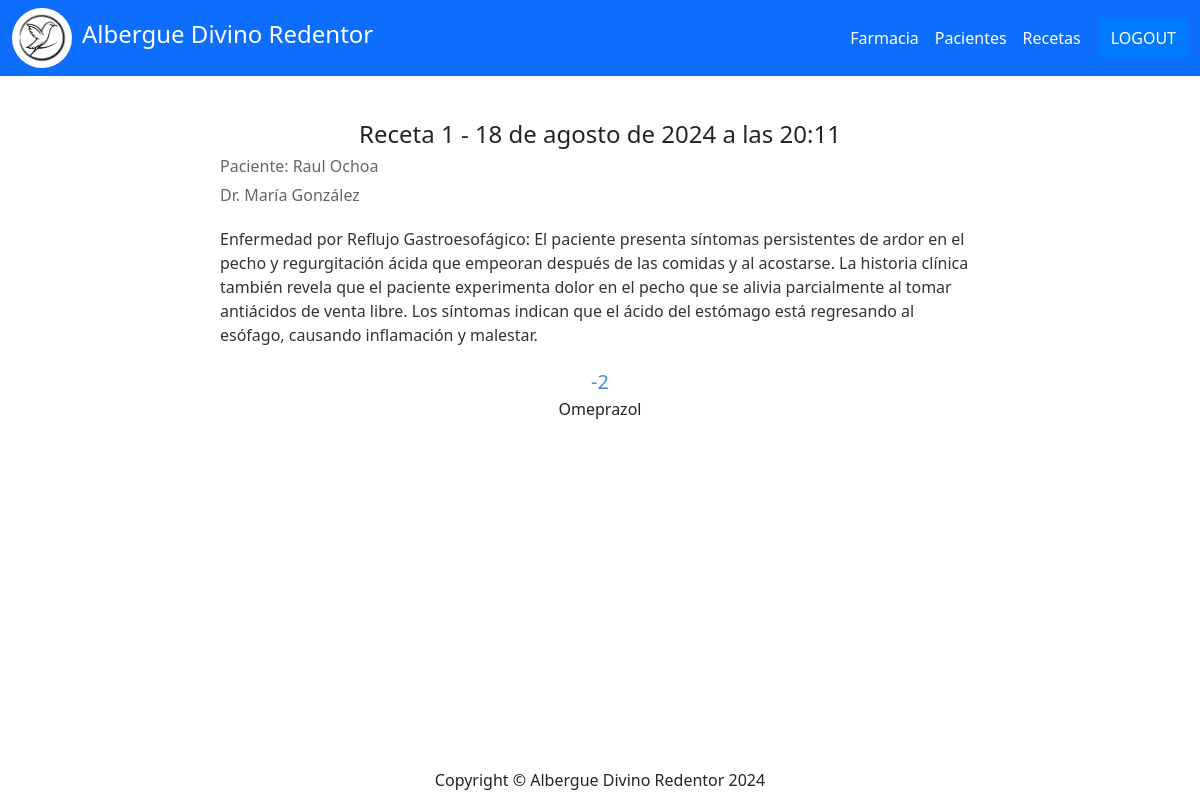
The app's page /recetaInfo/1/ (signed in) with its own data.
### receta/models.py (models this page shows, shortened)
class Receta(models.Model):
    id = models.AutoField(primary_key=True)
    paciente = models.ForeignKey(Paciente, on_delete=models.CASCADE, verbose_name="Paciente")
    doctor = models.ForeignKey(User, on_delete=models.CASCADE, verbose_name="Doctor")
    diagnostico = RichTextField(verbose_name="Diagnostico")
    medicamento = models.ForeignKey(Medicamentos, on_delete=models.CASCADE, verbose_name="Medicamento")
    cantidad = models.IntegerField(verbose_name="Cantidad")
    created = models.DateTimeField(auto_now_add=True, verbose_name="Registrado")
    class Meta:
        verbose_name = 'Receta'
        verbose_name_plural = 'Recetas'
        ordering = ["-created"]

### paciente/models.py (models this page shows)
class Paciente(models.Model):
    id = models.AutoField(primary_key=True)
    nombrePaciente = models.TextField(verbose_name="Nombre")
    apellidoPaciente = models.TextField(verbose_name="Apellido", null=True, blank=True)
    edad = models.IntegerField(verbose_name="Edad")
    genero = models.IntegerField(
        null=False,
        blank=False,
        verbose_name="Genero",
        choices = genero_opcion,
        default=1)
    fotoPaciente = models.FileField(upload_to="fotoPaciente", blank=True, null=True, verbose_name="Fotografia")
    created = models.DateTimeField(auto_now_add=True)
    updated = models.DateTimeField(auto_now_add=True)
    class Meta:
        verbose_name = "Paciente"
        verbose_name_plural = "Pacientes"
        ordering = ["id"]
    def __str__(self):
        return self.nombrePaciente

### farmacia/models.py (models this page shows)
class Medicamentos(models.Model):
    id = models.AutoField(primary_key = True)
    nombreMed = models.TextField(verbose_name = "Nombre de medicamento", null = True)
    categoria = models.TextField(verbose_name = "Categoría", null = True)
    cantidad = models.IntegerField(verbose_name = "Cantidad", null = True)
    fechaVen = models.DateField(verbose_name = "Fecha de vencimiento", null = True)
    descripcion = models.TextField(verbose_name = "Descripción del medicamento", null = True)
    fotoMed = models.FileField(upload_to = "fotosMedicamentos", blank = True, null = True, verbose_name = "Foto del medicamento")
    created = models.DateTimeField(auto_now_add=True)
    updated = models.DateTimeField(auto_now_add=True)
    class Meta:
        verbose_name = "Medicamento"
        verbose_name_plural = "Medicamentos"
        ordering = ["id"]
    def __str__(self):
        return self.nombreMed

### receta/views.py (the view)
# urls.py: path('recetaInfo/<int:id>/', receta_views.recetaDetalles, name="infoReceta"),
@login_required
def recetaDetalles(request, id):
    receta = Receta.objects.get(id=id)
    return render(request, "receta/viewRecetasInfo.html", {'receta': receta})

### receta/templates/receta/viewRecetasInfo.html (shortened to what this page needs)
{% extends "home/base.html" %}
{% block contenido %}
<div class="content">
    <div class="receta-header">
        <h2>Receta {{receta.id}} - {{receta.created}}</h2>
        <p>Paciente: {{receta.paciente}} {{receta.paciente.apellidoPaciente}}</p>
        <p>Dr. {{receta.doctor.first_name}} {{receta.doctor.last_name}}</p>
    </div>
    <div class="receta-body">
        <p>{{receta.diagnostico}}</p>
    </div>
    <div class="inventory">
        <div>
            <span>-{{receta.cantidad}}</span>
            <p>{{receta.medicamento}}</p>
        </div>
    </div>
</div>
{% endblock  %}

### records on screen
Receta: id "1", created "18 de agosto de 2024 a las 20:11", paciente "Raul", paciente.apellidoPaciente "Ochoa", doctor.first_name "María", doctor.last_name "González", diagnostico "Enfermedad por Reflujo Gastroesofágico: El paciente presenta síntomas persistentes de ardor en el pecho y regurgitación ácida que empeoran después de las comidas y al acostarse. La historia clínica también revela que el paciente experimenta dolor en el pecho que se alivia parcialmente al tomar antiácidos de venta libre. Los síntomas indican que el ácido del estómago está regresando al esófago, causando inflamación y malestar.", cantidad "2", medicamento "Omeprazol"
